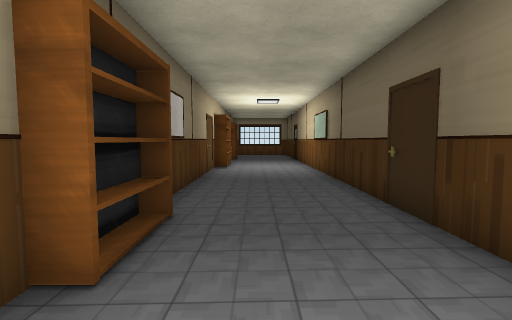
View 1 (above)

19 first-person views from a walk through a scene from a Unity 3-D project. The camera is 1.2 m above the floor, tilts 4° down and sees 85° across. Doors are open. The floor is counted in squares, 1 m on a side. Each view is taken from the middle of a square. On the plan, view 1 faces up. The plan holds only what a view shows up to about 13 squares ahead; the rest is blank. The place goes on beyond the plan. The player character is not drawn. Some animated figures are not drawn. Some surface patterns are stand-ins.

View 2
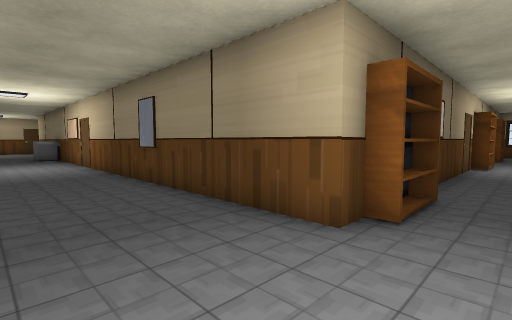

View 3
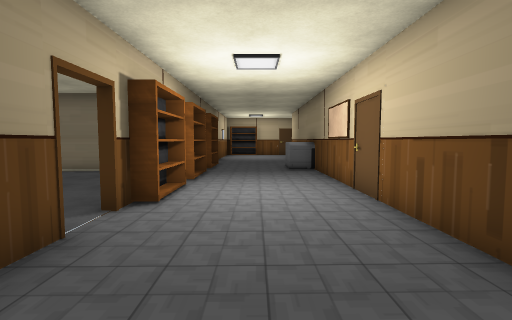

View 4
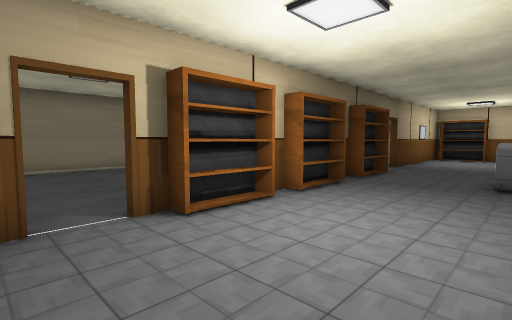

View 5
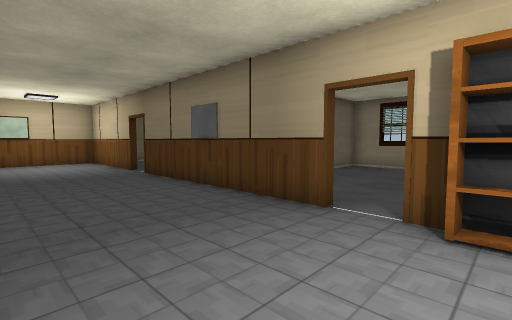

View 6
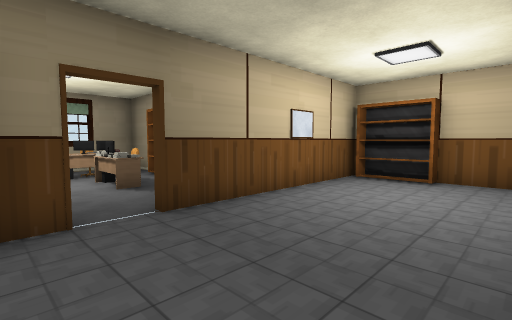

View 7
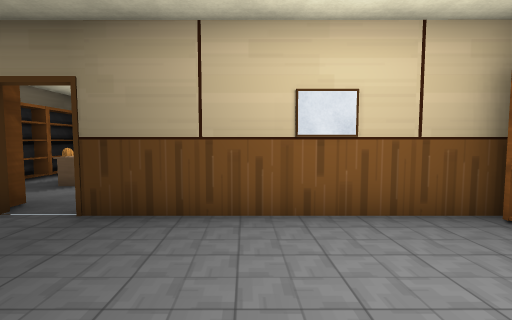

View 8
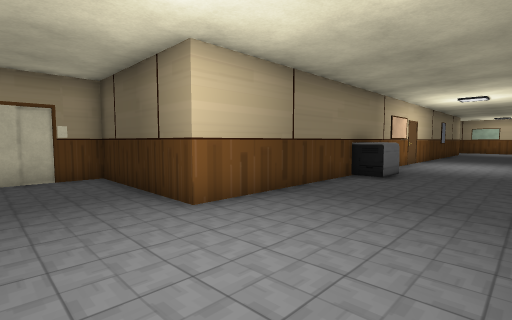

View 9
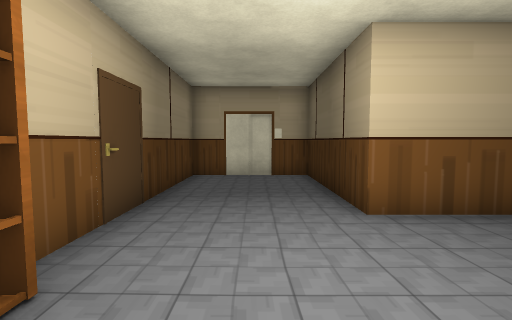

View 10
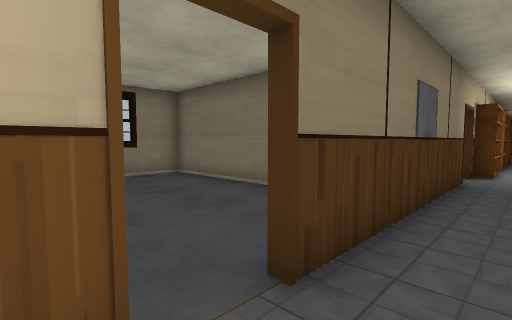

View 11
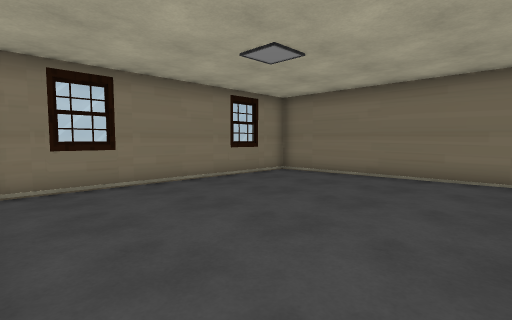

View 12
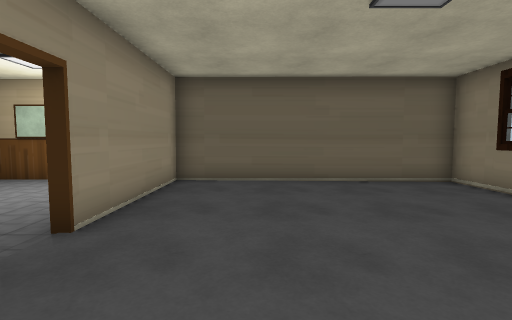

View 13
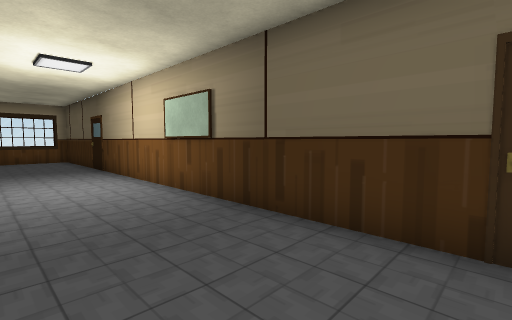

View 14
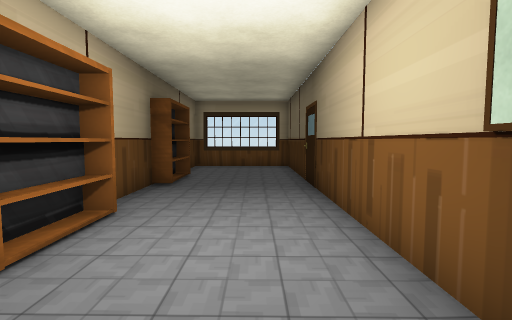

View 15
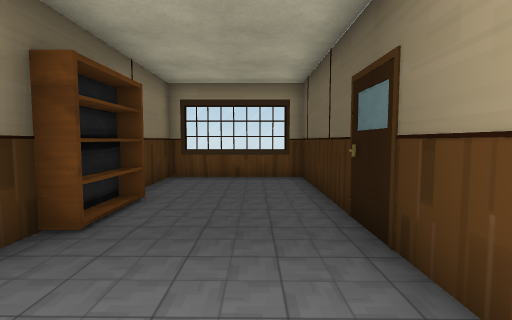

View 16
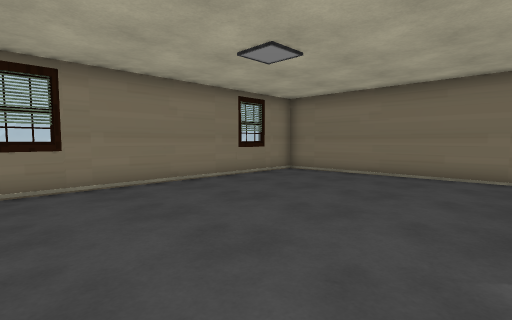

View 17
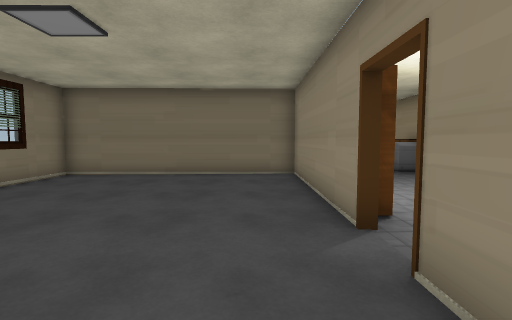

View 18
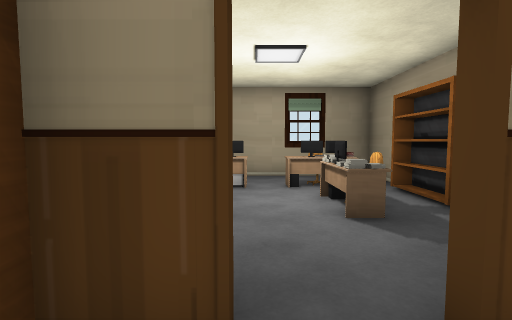

View 19
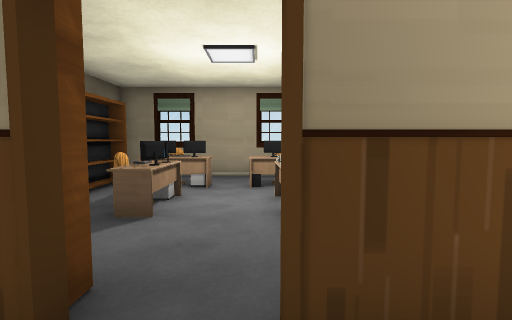

### Floor plan
Points are (right, up) in squares from view 1. A wall is a line through its corners. A room is listed if a view was taken in it or the views show most of it. See-through windows are left out.
Room 1 (views 1, 2, 3, 4, 5, 6, 7, 8, 9, 10, 13, 14, 15, 16, 17, 18, 19)
walls: (-11.3, -3.3) (-11.3, -3.8); (-15.3, -3.6) (-16.4, -3.6); (-10.4, -3.6) (-11.4, -3.6) (-11.4, -3.4) (-3.7, -3.4); (-18.2, -3.6) (-19, -3.6) (-19, -11.9) (-8.4, -11.9); (-22.9, -3.4) (-22.4, -3.4); (-2.5, -3.4) (0.1, -3.4); (-1.8, 2.3) (-1.8, 1.5) (-27.2, 1.5) (-27.2, 6.7) (-31.2, 6.6) (-31.2, -1); (-7.8, -11.4) (-7.8, -10); (-27.7, -3.4) (-24.1, -3.4) (-24.1, -3.8); (2.5, -1) (2.5, 23.2) (-1.8, 23.2) (-1.8, 21); (-1.8, 12.4) (-1.8, 6.4); (-27, -10.1) (-27, -11.9) (-19.4, -11.9); (-31.2, -3.4) (-30.1, -3.4); (-1.8, 17.6) (-1.8, 15.5)
ways out: open door at (-3, -3.5) to room 2; open door at (-23.7, -3.3); open door at (-12, -3.5)
objects: bookshelf (-31, -2); bookshelf (-27, -9) to (-26, -7); other object (-26, -10); other object (-25, -10); computer (-25, -9) to (-24, -6); chair (-25, -7); other object (-24, -10); other object (-24, -8); other object (-24, -6); other object (-23, -10) to (-23, -9); bookshelf (-23, -4) to (-21, -4); other object (-22, -10); computer (-22, -9) to (-22, -8); chair (-22, -7) to (-21, -7); other object (-22, -6); bookshelf (-22, -3) to (-20, -3); printer (-21, 1) to (-20, 1); bookshelf (-20, -11) to (-20, -9); bookshelf (-20, -8) to (-20, -6); bookshelf (-18, -3) to (-17, -3); bookshelf (-15, -3) to (-13, -3); other object (-8, 1); bookshelf (-2, 3); bookshelf (-2, 14); bookshelf (-2, 19)
Room 2 (views 11, 12)
walls: (-7.6, -4.4) (-7.6, -11.9) (2.3, -11.9) (2.3, -3.6) (-2.5, -3.6) (-2.5, -3.4)
ways out: open door at (-3, -3.5) to room 1

Positions as (right, up) in squares from view 1, and headings:
1: (0, 0), facing up
2: (0, -2), facing up-left
3: (-8, -1), facing left
4: (-11, 1), facing down-left
5: (-14, 1), facing down-right
6: (-22, 1), facing down-left
7: (-27, 1), facing down
8: (-30, -3), facing up-right
9: (-29, -3), facing up
10: (-2, -2), facing down-left
11: (2, -4), facing down-left
12: (-6, -6), facing right
13: (-1, 5), facing up-right
14: (1, 10), facing up
15: (1, 14), facing up
16: (-9, -4), facing down-left
17: (-9, -5), facing left
18: (-23, -2), facing down
19: (-24, -2), facing down
